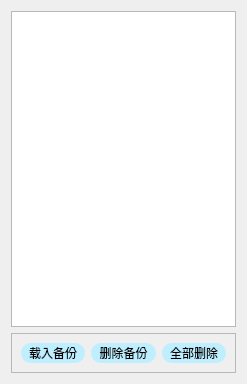
<?xml version="1.0" encoding="UTF-8"?>
<ui version="4.0">
 <class>Dialog</class>
 <widget class="QDialog" name="Dialog">
  <property name="geometry">
   <rect>
    <x>0</x>
    <y>0</y>
    <width>247</width>
    <height>384</height>
   </rect>
  </property>
  <property name="windowTitle">
   <string>备份列表</string>
  </property>
  <property name="windowIcon">
   <iconset resource="image.qrc">
    <normaloff>:/newPrefix/ico/search.png</normaloff>:/newPrefix/ico/search.png</iconset>
  </property>
  <layout class="QVBoxLayout" name="verticalLayout">
   <item>
    <widget class="QListWidget" name="listWidget"/>
   </item>
   <item>
    <widget class="QFrame" name="frame">
     <property name="frameShape">
      <enum>QFrame::StyledPanel</enum>
     </property>
     <property name="frameShadow">
      <enum>QFrame::Raised</enum>
     </property>
     <layout class="QHBoxLayout" name="horizontalLayout">
      <item>
       <widget class="QPushButton" name="loadButton">
        <property name="minimumSize">
         <size>
          <width>0</width>
          <height>20</height>
         </size>
        </property>
        <property name="maximumSize">
         <size>
          <width>16777215</width>
          <height>20</height>
         </size>
        </property>
        <property name="styleSheet">
         <string notr="true">QPushButton{color:black}
QPushButton:hover{color:red}
QPushButton{background-color:#BFEFFF}
QPushButton{border:2px}
QPushButton{border-radius:10px}
QPushButton{padding:2px 4px}</string>
        </property>
        <property name="text">
         <string>载入备份</string>
        </property>
       </widget>
      </item>
      <item>
       <widget class="QPushButton" name="deleButton">
        <property name="minimumSize">
         <size>
          <width>0</width>
          <height>20</height>
         </size>
        </property>
        <property name="maximumSize">
         <size>
          <width>16777215</width>
          <height>20</height>
         </size>
        </property>
        <property name="styleSheet">
         <string notr="true">QPushButton{color:black}
QPushButton:hover{color:red}
QPushButton{background-color:#BFEFFF}
QPushButton{border:2px}
QPushButton{border-radius:10px}
QPushButton{padding:2px 4px}</string>
        </property>
        <property name="text">
         <string>删除备份</string>
        </property>
       </widget>
      </item>
      <item>
       <widget class="QPushButton" name="deleAllButton">
        <property name="minimumSize">
         <size>
          <width>0</width>
          <height>20</height>
         </size>
        </property>
        <property name="maximumSize">
         <size>
          <width>16777215</width>
          <height>20</height>
         </size>
        </property>
        <property name="styleSheet">
         <string notr="true">QPushButton{color:black}
QPushButton:hover{color:red}
QPushButton{background-color:#BFEFFF}
QPushButton{border:2px}
QPushButton{border-radius:10px}
QPushButton{padding:2px 4px}</string>
        </property>
        <property name="text">
         <string>全部删除</string>
        </property>
       </widget>
      </item>
     </layout>
    </widget>
   </item>
  </layout>
 </widget>
 <resources>
  <include location="image.qrc"/>
 </resources>
 <connections/>
</ui>
